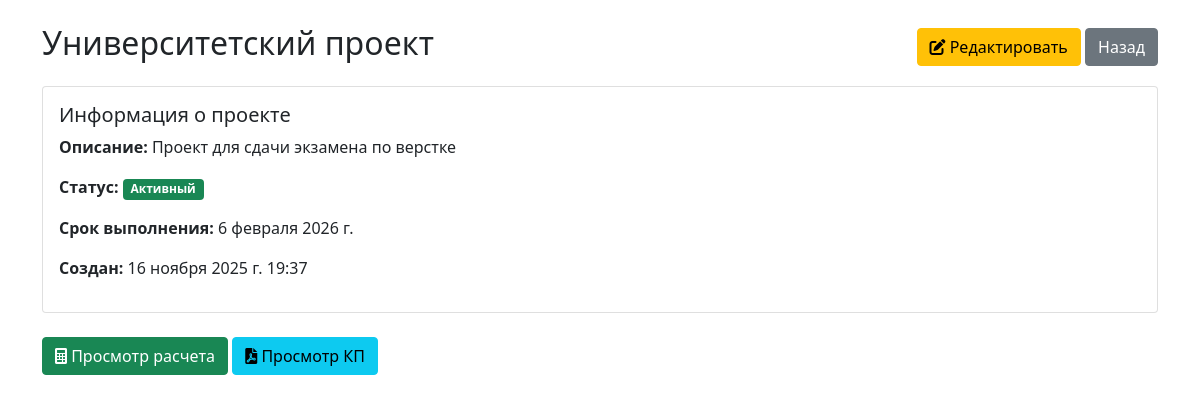
/workspace/1/project/7/ (signed in), run on the app's committed database.
### workspace/models.py (models this page shows, shortened)
class Project(models.Model):
    STATUS_CHOICES = [
        ('active', 'Активный'),
        ('completed', 'Завершенный'),
        ('on_hold', 'На паузе'),
        ('cancelled', 'Отменен'),
    ]
    workspace = models.ForeignKey(Workspace, on_delete=models.CASCADE, related_name='projects')
    name = models.CharField(max_length=200, verbose_name="Название проекта")
    description = models.TextField(blank=True, verbose_name="Описание")
    status = models.CharField(max_length=20, choices=STATUS_CHOICES, default='active', verbose_name="Статус")
    deadline = models.DateField(verbose_name="Срок выполнения")
    created_at = models.DateTimeField(auto_now_add=True)
    updated_at = models.DateTimeField(auto_now=True)
    class Meta:
        verbose_name = "Проект"
        verbose_name_plural = "Проекты"

### workspace/views.py (the view)
# urls.py: path('<int:workspace_id>/project/<int:project_id>/', views.project_detail, name='project_detail'),
@login_required
def project_detail(request, workspace_id, project_id):
    workspace = get_object_or_404(Workspace, id=workspace_id)
    project = get_object_or_404(Project, id=project_id, workspace=workspace)
    if not WorkspaceMember.objects.filter(workspace=workspace, user=request.user).exists():
        messages.error(request, "У вас нет доступа к этому проекту")
        return redirect('workspace:workspace_dashboard', workspace_id=workspace_id)
    context = {
        'workspace': workspace,
        'project': project,
    }
    return render(request, 'workspace/project_detail.html', context)

### workspace/templates/workspace/project_detail.html
{% extends 'base.html' %}
{% block content %}
<div class="container mt-4">
    <div class="row">
        <div class="col-md-12">
            <div class="d-flex justify-content-between align-items-center mb-3">
                <h2>{{ project.name }}</h2>
                <div>
                    <a href="{% url 'workspace:project_edit' workspace.id project.id %}" class="btn btn-warning">
                        <i class="fas fa-edit"></i> Редактировать
                    </a>
                    <a href="{% url 'workspace:workspace_dashboard' workspace.id %}" class="btn btn-secondary">
                        Назад
                    </a>
                </div>
            </div>
            <div class="card">
                <div class="card-body">
                    <div class="row">
                        <div class="col-md-6">
                            <h5>Информация о проекте</h5>
                            <p><strong>Описание:</strong> {{ project.description }}</p>
                            <p><strong>Статус:</strong>
                                <span class="badge bg-{% if project.status == 'active' %}success{% elif project.status == 'completed' %}secondary{% elif project.status == 'on_hold' %}warning{% else %}danger{% endif %}">
                                    {{ project.get_status_display }}
                                </span>
                            </p>
                            <p><strong>Срок выполнения:</strong> {{ project.deadline }}</p>
                            <p><strong>Создан:</strong> {{ project.created_at }}</p>
                        </div>
                    </div>
                </div>
            </div>
            <div class="mt-4">
                <button class="btn btn-success">
                    <i class="fas fa-calculator"></i> Просмотр расчета
                </button>
                <button class="btn btn-info">
                    <i class="fas fa-file-pdf"></i> Просмотр КП
                </button>
            </div>
        </div>
    </div>
</div>
{% endblock %}

### data on the page
Project: name "Университетский проект", description "Проект для сдачи экзамена по верстке", status "Активный", deadline "6 февраля 2026 г.", created_at "16 ноября 2025 г. 19:37"
